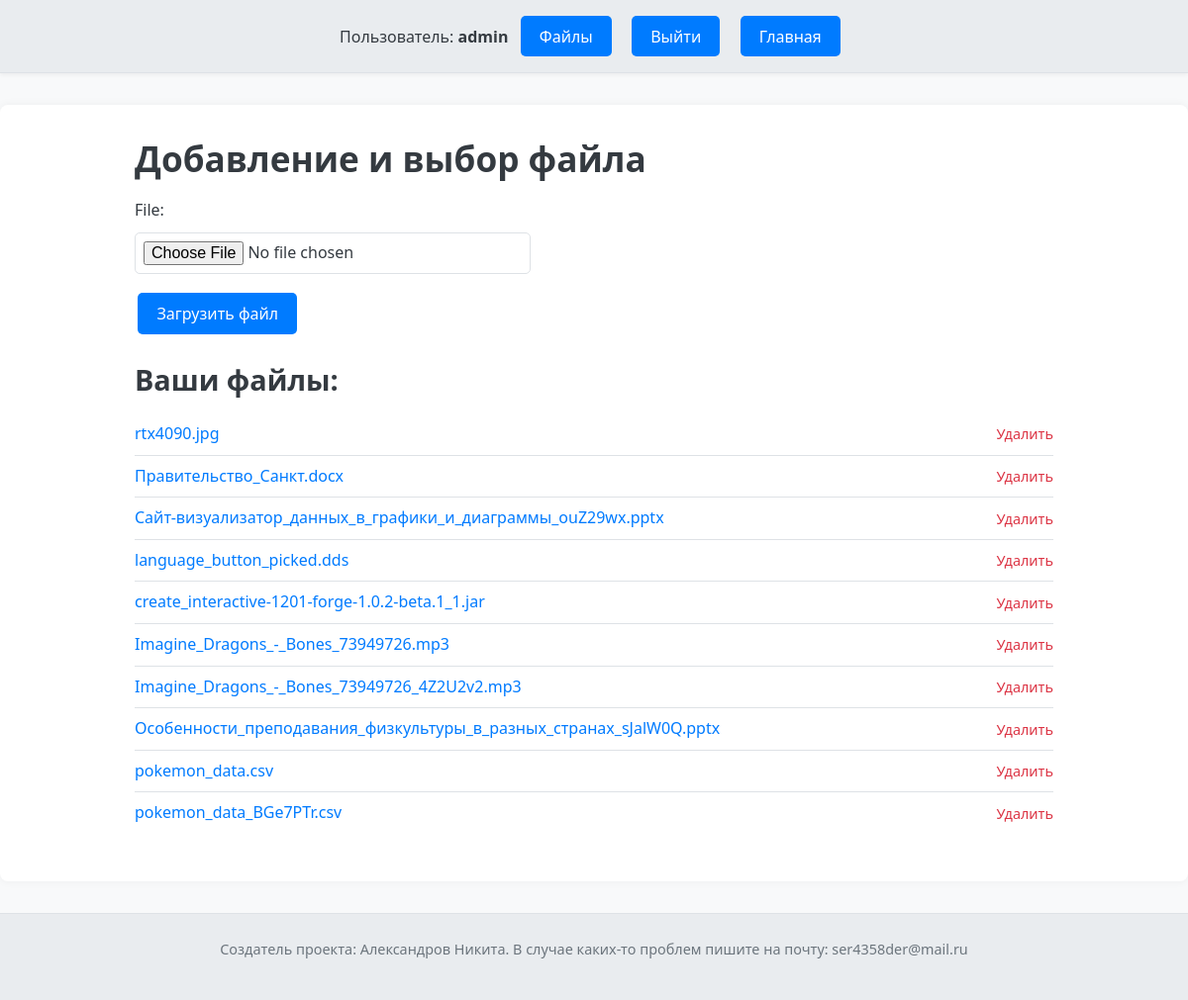
The page /add_file/ (signed in) on the database its author committed.
### first1site/models.py (models this page shows, shortened)
class NewUser(AbstractUser):
    pass

class UserFile(models.Model):
    user = models.ForeignKey('NewUser', on_delete=models.CASCADE)
    file = models.FileField(
        upload_to="users_file/",
        blank=True,
        null=True,
        validators=[v]
    )
    data = models.DateTimeField(auto_now_add=True)

### first1site/views.py (the view)
# urls.py: path('add_file/', views.load_file, name='load_file'),
def load_file(request):
    if request.method == 'POST' and request.FILES['file']:
        form = UserFileForm(request.POST, request.FILES)
        uploaded_file = request.FILES['file']
        file_name = uploaded_file.name
        if UserFile.objects.filter(file__icontains=file_name, user=request.user).exists():
            messages.error(request, "Этот файл уже загружен!")
            return HttpResponseRedirect(request.path)
        if form.is_valid():
            userfile = form.save(commit=False)
            userfile.user = request.user
            userfile.save()
            messages.success(request, "Форма успешно отправлена!")
        elif not form.is_valid():
            print(form.errors)
            messages.error(request, "Разрешены только CSV файлы!")
        return HttpResponseRedirect(request.path)
    else:
        form = UserFileForm()
    all_files = UserFile.objects.filter(user=request.user)
    return render(request, 'file_form.html', {'file_form': form, 'all_files': all_files})

### first1site/forms.py
class UserFileForm(forms.ModelForm):
    class Meta:
        model = UserFile
        fields = ['file']

### first1site/templates/file_form.html (shortened to what this page needs)
{% extends "base.html" %}
{% load static %}
{% block content %}
<div class="container">
    <h1>Добавление и выбор файла</h1>
    <form method="post" enctype="multipart/form-data">
        <label for="{{ file_form.file.id_for_label }}">{{ file_form.file.label }}:</label>
        {{ file_form.file }}
        <button type="submit">Загрузить файл</button>
    </form>
    <h2>Ваши файлы:</h2>
    <div class="file-list">
        <ul>
            {% if user.is_authenticated %}
                {% for file in all_files %}
                    <li>
                        <a href="{% url 'file_id' file.id %}">{{ file.file.name|cut:"users_file/" }}</a>
                        <a href="{% url 'delete_file' file.id %}" onclick="return confirm('Вы уверены, что хотите удалить этот файл?');">Удалить</a>
                    </li>
                {% empty %}
                    <li>У вас пока нет загруженных файлов.</li>
                {% endfor %}
            {% endif %}
        </ul>
    </div>
</div>
{% endblock %}

### first1site/templates/base.html (shortened to what this page needs)
{% load static %}
<!DOCTYPE html>
<html lang="ru">
<head>
    <link rel="stylesheet" href="{% static 'css/style.css' %}">
</head>
<body>
    <header id="header">
        {% if user.is_authenticated %}
            <span>Пользователь: <strong>{{ user.username }}</strong></span>
        {% endif %}
        {% if user.is_authenticated %}
            <a href="{% url 'load_file' %}"><button>Файлы</button></a>
            <a href="{% url 'logout' %}"><button>Выйти</button></a>
        {% else %}
            <a href="{% url 'login' %}"><button>Авторизация</button></a>
            <a href="{% url 'registration' %}"><button>Регистрация</button></a>
        {% endif %}
         <a href="{% url 'home' %}"><button>Главная</button></a>
    </header>
    <main id="main">
        {% block content %}
        {% endblock %}
    </main>
    <footer id="footer">
        <p>Создатель проекта: Александров Никита. В случае каких-то проблем пишите на почту: ser4358der@mail.ru</p>
    </footer>
</body>
</html>

### first1site/static/css/style.css (style rules this page uses)
:root { --primary-color: #007bff; --primary-hover-color: #0056b3; --secondary-color: #6c757d; --light-bg: #f8f9fa; --white-color: #ffffff; --dark-text: #343a40; --light-text: #6c757d; --border-color: #dee2e6; --success-color: #28a745; --error-color: #dc3545; --success-bg: #d4edda; --error-bg: #f8d7da; --header-footer-bg: #e9ecef; --font-main: 'Segoe UI', Tahoma, Geneva, Verdana, sans-serif; }
html { box-sizing: border-box; font-size: 16px; }
*, *:before, *:after { box-sizing: inherit; }
body { font-family: var(--font-main); background-color: var(--light-bg); color: var(--dark-text); margin: 0; padding: 0; line-height: 1.6; display: flex; flex-direction: column; min-height: 100vh; }
#header { background-color: var(--header-footer-bg); padding: 1rem 2rem; box-shadow: 0 2px 4px rgba(0, 0, 0, 0.05); text-align: center; border-bottom: 1px solid var(--border-color); }
#main { background-color: var(--white-color); padding: 2rem; flex-grow: 1; width: 100%; max-width: 1200px; margin: 2rem auto; box-shadow: 0 0 10px rgba(0, 0, 0, 0.05); border-radius: 8px; }
#footer { background: var(--header-footer-bg); color: var(--light-text); padding: 1.5rem 2rem; margin-top: auto; text-align: center; border-top: 1px solid var(--border-color); font-size: 0.9rem; }
.container { max-width: 960px; margin-left: auto; margin-right: auto; padding-left: 1rem; padding-right: 1rem; }
h1, h2, h3, h4, h5, h6 { color: var(--dark-text); margin-top: 0; margin-bottom: 1rem; line-height: 1.3; }
h1 { font-size: 2.2rem; }
h2 { font-size: 1.8rem; }
p { margin-top: 0; margin-bottom: 1rem; }
a { color: var(--primary-color); text-decoration: none; transition: color 0.2s ease; }
button, a.button-like { display: inline-block; background-color: var(--primary-color); color: var(--white-color); border: none; border-radius: 5px; padding: 0.6rem 1.2rem; font-size: 1rem; font-family: var(--font-main); cursor: pointer; text-align: center; text-decoration: none; transition: background-color 0.2s ease, transform 0.1s ease; margin: 0.2rem; }
#header a button, #header button { margin: 0 0.5rem; }
form { margin-bottom: 1.5rem; }
input[type="text"], input[type="password"], input[type="file"] { display: block; width: 100%; max-width: 400px; padding: 0.7rem; font-size: 1rem; font-family: var(--font-main); border: 1px solid var(--border-color); border-radius: 5px; margin-bottom: 1rem; background-color: var(--white-color); color: var(--dark-text); }
input[type="file"] { padding: 0.5rem; }
label { display: block; margin-bottom: 0.5rem; font-weight: 600; }
form label { display: block; margin-bottom: 0.6rem; font-weight: normal; }
.file-list ul { list-style: none; padding: 0; }
.file-list li { padding: 0.5rem 0; border-bottom: 1px solid var(--border-color); display: flex; justify-content: space-between; align-items: center; }
.file-list li:last-child { border-bottom: none; }
.file-list a:first-child { margin-right: 1rem; word-break: break-all; }
.file-list a[href*="/delete/"] { color: var(--error-color); font-size: 0.9rem; white-space: nowrap; }

### rows shown on the page
NewUser: username "admin"
UserFile: file.name "rtx4090.jpg"
UserFile: file.name "Правительство_Санкт.docx"
UserFile: file.name "Сайт-визуализатор_данных_в_графики_и_диаграммы_ouZ29wx.pptx"
UserFile: file.name "language_button_picked.dds"
UserFile: file.name "create_interactive-1201-forge-1.0.2-beta.1_1.jar"
UserFile: file.name "Imagine_Dragons_-_Bones_73949726.mp3"
UserFile: file.name "Imagine_Dragons_-_Bones_73949726_4Z2U2v2.mp3"
UserFile: file.name "Особенности_преподавания_физкультуры_в_разных_странах_sJalW0Q.pptx"
UserFile: file.name "pokemon_data.csv"
UserFile: file.name "pokemon_data_BGe7PTr.csv"

### other values the page prints
{{ file_form.file.label }} "File"
